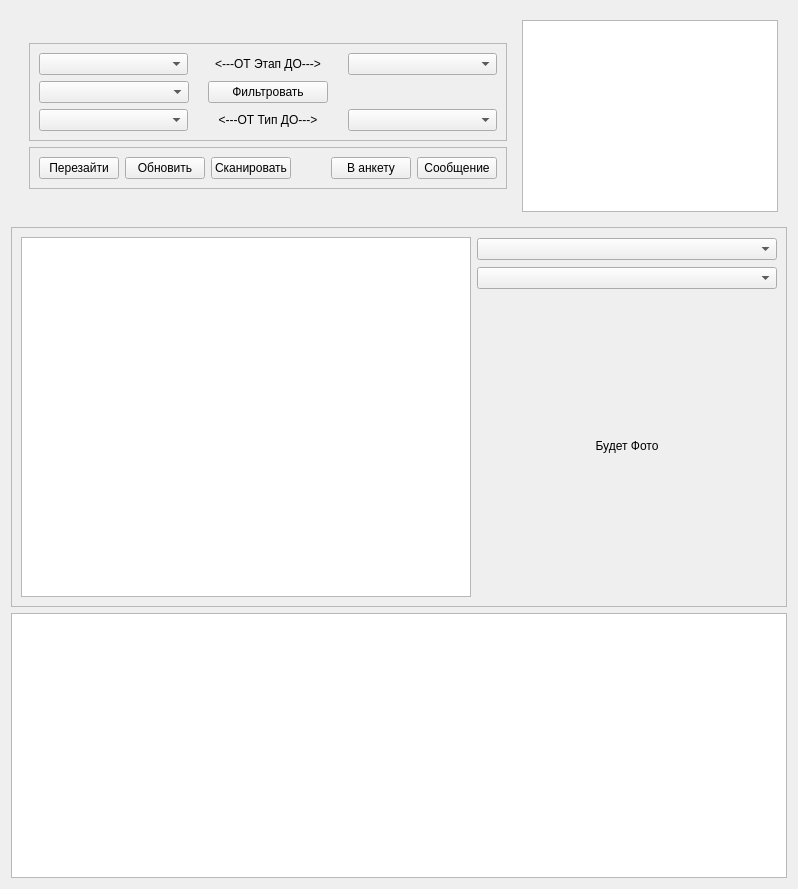
<?xml version="1.0" encoding="UTF-8"?>
<ui version="4.0">
 <class>Form</class>
 <widget class="QWidget" name="Form">
  <property name="geometry">
   <rect>
    <x>0</x>
    <y>0</y>
    <width>798</width>
    <height>889</height>
   </rect>
  </property>
  <property name="windowTitle">
   <string>Form</string>
  </property>
  <layout class="QVBoxLayout" name="verticalLayout_4">
   <item>
    <widget class="QWidget" name="widget_3" native="true">
     <property name="sizePolicy">
      <sizepolicy hsizetype="Preferred" vsizetype="Maximum">
       <horstretch>0</horstretch>
       <verstretch>0</verstretch>
      </sizepolicy>
     </property>
     <layout class="QHBoxLayout" name="horizontalLayout_5">
      <item>
       <widget class="QWidget" name="widget_2" native="true">
        <property name="sizePolicy">
         <sizepolicy hsizetype="Maximum" vsizetype="Maximum">
          <horstretch>0</horstretch>
          <verstretch>0</verstretch>
         </sizepolicy>
        </property>
        <property name="maximumSize">
         <size>
          <width>500</width>
          <height>16777215</height>
         </size>
        </property>
        <layout class="QVBoxLayout" name="verticalLayout_3">
         <item>
          <widget class="QFrame" name="frame">
           <property name="sizePolicy">
            <sizepolicy hsizetype="Preferred" vsizetype="Maximum">
             <horstretch>0</horstretch>
             <verstretch>0</verstretch>
            </sizepolicy>
           </property>
           <property name="frameShape">
            <enum>QFrame::StyledPanel</enum>
           </property>
           <property name="frameShadow">
            <enum>QFrame::Raised</enum>
           </property>
           <layout class="QVBoxLayout" name="verticalLayout">
            <item>
             <layout class="QHBoxLayout" name="horizontalLayout_2">
              <item>
               <widget class="QComboBox" name="cbLinkFrom"/>
              </item>
              <item>
               <widget class="QLabel" name="label_2">
                <property name="text">
                 <string>&lt;---ОТ    Этап    ДО---&gt;</string>
                </property>
                <property name="alignment">
                 <set>Qt::AlignCenter</set>
                </property>
               </widget>
              </item>
              <item>
               <widget class="QComboBox" name="cbLinkTo"/>
              </item>
             </layout>
            </item>
            <item>
             <layout class="QHBoxLayout" name="horizontalLayout_3">
              <item>
               <widget class="QComboBox" name="cbStatus">
                <property name="minimumSize">
                 <size>
                  <width>150</width>
                  <height>0</height>
                 </size>
                </property>
               </widget>
              </item>
              <item>
               <spacer name="horizontalSpacer_2">
                <property name="orientation">
                 <enum>Qt::Horizontal</enum>
                </property>
                <property name="sizeHint" stdset="0">
                 <size>
                  <width>40</width>
                  <height>20</height>
                 </size>
                </property>
               </spacer>
              </item>
              <item>
               <widget class="QPushButton" name="pbPeopleFilter">
                <property name="sizePolicy">
                 <sizepolicy hsizetype="Maximum" vsizetype="Fixed">
                  <horstretch>0</horstretch>
                  <verstretch>0</verstretch>
                 </sizepolicy>
                </property>
                <property name="minimumSize">
                 <size>
                  <width>120</width>
                  <height>0</height>
                 </size>
                </property>
                <property name="text">
                 <string>Фильтровать</string>
                </property>
               </widget>
              </item>
              <item>
               <spacer name="horizontalSpacer_3">
                <property name="orientation">
                 <enum>Qt::Horizontal</enum>
                </property>
                <property name="sizeHint" stdset="0">
                 <size>
                  <width>40</width>
                  <height>20</height>
                 </size>
                </property>
               </spacer>
              </item>
              <item>
               <widget class="QLabel" name="label_4">
                <property name="minimumSize">
                 <size>
                  <width>150</width>
                  <height>0</height>
                 </size>
                </property>
                <property name="text">
                 <string/>
                </property>
               </widget>
              </item>
             </layout>
            </item>
            <item>
             <layout class="QHBoxLayout" name="horizontalLayout">
              <item>
               <widget class="QComboBox" name="cbPeopleFrom"/>
              </item>
              <item>
               <widget class="QLabel" name="label">
                <property name="text">
                 <string>&lt;---ОТ   Тип   ДО---&gt;</string>
                </property>
                <property name="alignment">
                 <set>Qt::AlignCenter</set>
                </property>
               </widget>
              </item>
              <item>
               <widget class="QComboBox" name="cbPeopleTo"/>
              </item>
             </layout>
            </item>
           </layout>
          </widget>
         </item>
         <item>
          <widget class="QFrame" name="frame_2">
           <property name="sizePolicy">
            <sizepolicy hsizetype="Preferred" vsizetype="Maximum">
             <horstretch>0</horstretch>
             <verstretch>0</verstretch>
            </sizepolicy>
           </property>
           <property name="frameShape">
            <enum>QFrame::StyledPanel</enum>
           </property>
           <property name="frameShadow">
            <enum>QFrame::Raised</enum>
           </property>
           <layout class="QHBoxLayout" name="horizontalLayout_4">
            <item>
             <widget class="QPushButton" name="pbReLogin">
              <property name="text">
               <string>Перезайти</string>
              </property>
             </widget>
            </item>
            <item>
             <widget class="QPushButton" name="pbRefresh">
              <property name="text">
               <string>Обновить</string>
              </property>
             </widget>
            </item>
            <item>
             <widget class="QPushButton" name="pbScan">
              <property name="text">
               <string>Сканировать</string>
              </property>
             </widget>
            </item>
            <item>
             <spacer name="horizontalSpacer">
              <property name="orientation">
               <enum>Qt::Horizontal</enum>
              </property>
              <property name="sizeHint" stdset="0">
               <size>
                <width>40</width>
                <height>20</height>
               </size>
              </property>
             </spacer>
            </item>
            <item>
             <widget class="QPushButton" name="pbToAnketa">
              <property name="text">
               <string>В анкету</string>
              </property>
             </widget>
            </item>
            <item>
             <widget class="QPushButton" name="pbToMessage">
              <property name="text">
               <string>Сообщение</string>
              </property>
             </widget>
            </item>
           </layout>
          </widget>
         </item>
        </layout>
       </widget>
      </item>
      <item>
       <widget class="QTextEdit" name="textEdit">
        <property name="sizePolicy">
         <sizepolicy hsizetype="Minimum" vsizetype="Maximum">
          <horstretch>0</horstretch>
          <verstretch>0</verstretch>
         </sizepolicy>
        </property>
       </widget>
      </item>
     </layout>
    </widget>
   </item>
   <item>
    <widget class="QFrame" name="frame_3">
     <property name="sizePolicy">
      <sizepolicy hsizetype="Minimum" vsizetype="Fixed">
       <horstretch>0</horstretch>
       <verstretch>0</verstretch>
      </sizepolicy>
     </property>
     <property name="minimumSize">
      <size>
       <width>0</width>
       <height>380</height>
      </size>
     </property>
     <property name="maximumSize">
      <size>
       <width>16777215</width>
       <height>380</height>
      </size>
     </property>
     <property name="frameShape">
      <enum>QFrame::StyledPanel</enum>
     </property>
     <property name="frameShadow">
      <enum>QFrame::Raised</enum>
     </property>
     <layout class="QHBoxLayout" name="horizontalLayout_6">
      <item>
       <widget class="QTableWidget" name="tableWidget">
        <property name="sizePolicy">
         <sizepolicy hsizetype="Expanding" vsizetype="Maximum">
          <horstretch>0</horstretch>
          <verstretch>0</verstretch>
         </sizepolicy>
        </property>
        <property name="minimumSize">
         <size>
          <width>0</width>
          <height>360</height>
         </size>
        </property>
       </widget>
      </item>
      <item>
       <layout class="QVBoxLayout" name="verticalLayout_2">
        <item>
         <widget class="QComboBox" name="cbLink"/>
        </item>
        <item>
         <widget class="QComboBox" name="cbPeople"/>
        </item>
        <item>
         <widget class="QLabel" name="label_3">
          <property name="sizePolicy">
           <sizepolicy hsizetype="Preferred" vsizetype="Maximum">
            <horstretch>0</horstretch>
            <verstretch>0</verstretch>
           </sizepolicy>
          </property>
          <property name="minimumSize">
           <size>
            <width>300</width>
            <height>300</height>
           </size>
          </property>
          <property name="maximumSize">
           <size>
            <width>300</width>
            <height>300</height>
           </size>
          </property>
          <property name="text">
           <string>Будет Фото</string>
          </property>
          <property name="alignment">
           <set>Qt::AlignCenter</set>
          </property>
         </widget>
        </item>
       </layout>
      </item>
     </layout>
    </widget>
   </item>
   <item>
    <widget class="QTextBrowser" name="anketa_html">
     <property name="html">
      <string>&lt;!DOCTYPE HTML PUBLIC &quot;-//W3C//DTD HTML 4.0//EN&quot; &quot;http://www.w3.org/TR/REC-html40/strict.dtd&quot;&gt;
&lt;html&gt;&lt;head&gt;&lt;meta name=&quot;qrichtext&quot; content=&quot;1&quot; /&gt;&lt;style type=&quot;text/css&quot;&gt;
p, li { white-space: pre-wrap; }
&lt;/style&gt;&lt;/head&gt;&lt;body style=&quot; font-family:'Ubuntu'; font-size:11pt; font-weight:400; font-style:normal;&quot;&gt;
&lt;p style=&quot;-qt-paragraph-type:empty; margin-top:0px; margin-bottom:0px; margin-left:0px; margin-right:0px; -qt-block-indent:0; text-indent:0px;&quot;&gt;&lt;br /&gt;&lt;/p&gt;&lt;/body&gt;&lt;/html&gt;</string>
     </property>
    </widget>
   </item>
  </layout>
 </widget>
 <resources/>
 <connections/>
</ui>
